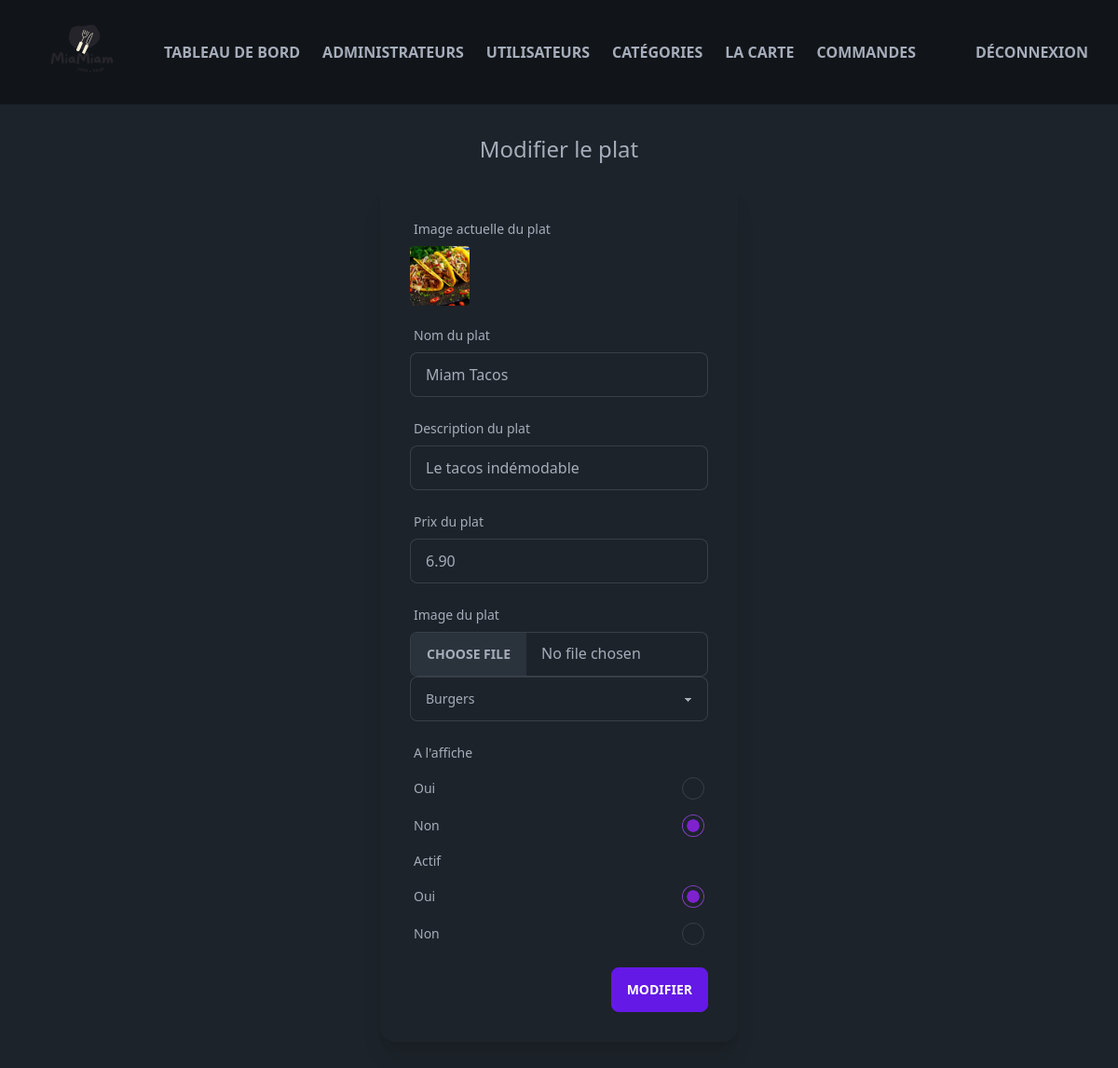
Page /admin/update-food.php?id=6 (signed in) on the committed database.
### tables this page shows
CREATE TABLE IF NOT EXISTS `food` (
  `id` int UNSIGNED NOT NULL AUTO_INCREMENT,
  `title` varchar(150) NOT NULL,
  `description` varchar(255) NOT NULL,
  `price` decimal(10,2) NOT NULL,
  `image_name` varchar(255) NOT NULL,
  `category_id` int UNSIGNED NOT NULL,
  `featured` varchar(10) NOT NULL,
  `active` varchar(10) NOT NULL,
  PRIMARY KEY (`id`),
  KEY `food_FK_1` (`category_id`)
);

CREATE TABLE IF NOT EXISTS `category` (
  `id` int UNSIGNED NOT NULL AUTO_INCREMENT,
  `title` varchar(100) NOT NULL,
  `image_name` varchar(250) NOT NULL,
  `featured` varchar(10) NOT NULL,
  `active` varchar(10) NOT NULL,
  PRIMARY KEY (`id`)
);

### admin/update-food.php (the view, shortened to what this page needs)
<?php include('partials/menu.php'); ?>
<?php session_start();
require("../connection.php");
try {
    $sql = "SELECT id, title FROM category";
    $category_results = $conn->query($sql)->fetchAll();
} catch (PDOException $e) {
    echo $e->getMessage();
}
try {
    $sql = "SELECT * FROM food WHERE id = :id";
    $results = $conn->prepare($sql);
    $id = $_GET["id"];
    $results->bindParam(":id", $id);
    $results->execute();
    $food = $results->fetch();
    $current_title = $food["title"];
    $current_description = $food["description"];
    $current_price = $food["price"];
    $current_image_name = $food["image_name"];
    $current_category_id = $food["category_id"];
    $current_featured = $food["featured"];
    $current_active = $food["active"];
} catch (PDOException $e) {
    echo $e->getMessage();
}
?>
<!DOCTYPE html>
<html>
<head>
</head>
<body>
    <main class="mx-auto min-h-screen max-w-screen-xl px-12 py-8">
        <div class="wrapper">
            <div>
                <h1 class="text-2xl text-center mb-5">Modifier le plat</h1>
            </div>
            <div class="flex justify-center">
                <div class="card w-96 bg-base-100 shadow-xl">
                    <div class="card-body">
                        <div>
                            <label class="label">
                                <span class="label-text">Image actuelle du plat</span>
                            </label>
                            <div class="avatar">
                                <div class="w-16 rounded">
                                    <img src="../assets/food/<?php echo $current_image_name; ?>" alt="Image du plat" />
                                </div>
                            </div>
                        </div>
                        <form method="POST" enctype="multipart/form-data">
                            <label class="label">
                                <span class="label-text">Nom du plat</span>
                            </label>
                            <input type="text" name="title" id="title" required value="<?php echo $current_title ?>" class="input input-bordered w-full max-w-xs mb-4" />
                            <label class="label">
                                <span class="label-text">Description du plat</span>
                            </label>
                            <input type="text" name="description" id="description" required value="<?php echo $current_description ?>" class="input input-bordered w-full max-w-xs mb-4" />
                            <label class="label">
                                <span class="label-text">Prix du plat</span>
                            </label>
                            <input type="text" name="price" id="price" required value="<?php echo $current_price ?>" class="input input-bordered w-full max-w-xs mb-4" />
                            <label class="label">
                                <span class="label-text">Image du plat</span>
                            </label>
                            <input type="file" name="file" class="file-input file-input-bordered w-full max-w-xs" />
                            <select name="category" class="select select-bordered w-full max-w-xs mb-4">
                                <?php foreach ($category_results as $result) { ?>
                                    <option value="<?php echo $result["id"]; ?>" <?php if ($result["id"] === $current_category_id) { ?> selected <?php } ?>><?php echo $result["title"]; ?></option>
                                <?php } ?>
                            </select>
                            <div class="mb-4">
                                <label class="label">
                                    <span class="label-text">A l'affiche</span>
                                </label>
                                <label class="label cursor-pointer">
                                    <span class="label-text">Oui</span>
                                    <input type="radio" name="featured" value="True" class="radio checked:bg-purple-700" <?php if ($current_featured === "True") { ?> checked <?php } ?> />
                                </label>
                                <label class="label cursor-pointer">
                                    <span class="label-text">Non</span>
                                    <input type="radio" name="featured" value="False" class="radio checked:bg-purple-700" <?php if ($current_featured === "False") { ?> checked <?php } ?> />
                                </label>
                                <label class="label">
                                    <span class="label-text">Actif</span>
                                </label>
                                <label class="label cursor-pointer">
                                    <span class="label-text">Oui</span>
                                    <input type="radio" name="active" value="True" class="radio checked:bg-purple-700" <?php if ($current_active === "True") { ?> checked <?php } ?> />
                                </label>
                                <label class="label cursor-pointer">
                                    <span class="label-text">Non</span>
                                    <input type="radio" name="active" value="False" class="radio checked:bg-purple-700" <?php if ($current_active === "False") { ?> checked <?php } ?> />
                                </label>
                            </div>
                            <div class="card-actions justify-end">
                                <input type="submit" name="submit" value="Modifier" class="btn btn-primary" />
                            </div>
                        </form>
                    </div>
                </div>
            </div>
    </main>
</body>

### rows in the picture
food: image_name (picture), title "Miam Tacos", description "Le tacos indémodable", price "6.90", category "Burgers", featured "☐ Oui", featured "☑ Non", active "☑ Oui", active "☐ Non"
